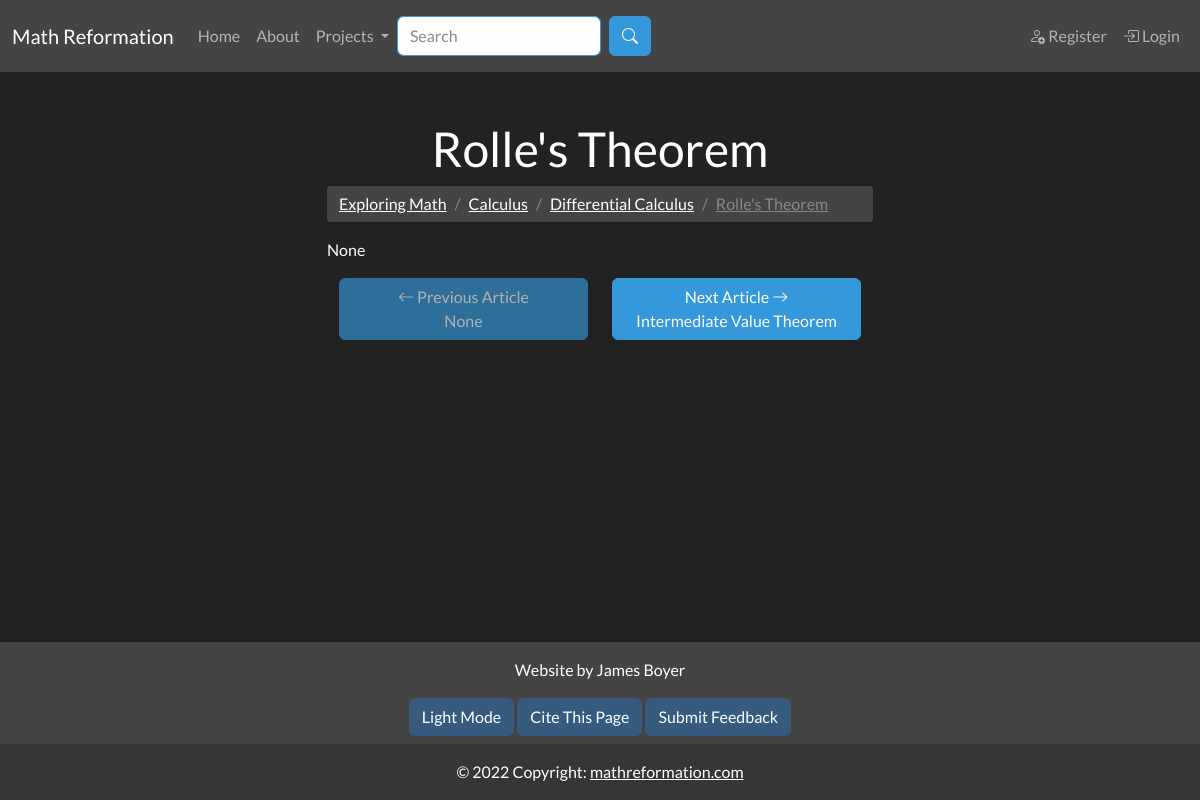
/rolles_theorem, run on the app's committed database.
### app/models.py (models this page shows, shortened)
class SearchableMixin(object):
    @classmethod
    def search(cls, expression, page, per_page):
        ids, scores, total = query_index(cls.__tablename__, expression, page, per_page)
        if total == 0:
            return cls.query.filter_by(id=0), [], 0
        when = []
        for i in range(len(ids)):
            when.append((ids[i], i))
        return cls.query.filter(cls.id.in_(ids)).order_by( db.case(when, value=cls.id)), scores, total

class Document(SearchableMixin, db.Model):
    __tablename__ = "document"
    __searchable__ = ["body_main", "name"]
    id = db.Column(db.Integer, primary_key=True)
    name = db.Column(db.String(50), nullable=False, unique=False)
    path = db.Column(db.String(250), unique=True, nullable=False)
    body_main = db.Column(db.String(), index=True)
    body_draft = db.Column(db.String(), index=True)
    date_added = db.Column(db.DateTime, nullable=False,
        default=datetime.utcnow)
    header = db.Column(db.String(), index=True)
    order = db.Column(db.Integer())
    is_visible = db.Column(db.Boolean())
    document_type = db.Column(db.String(10), index=True)
    user_id = db.Column(db.Integer, db.ForeignKey('user.id'))
    prev_page_id = db.Column(db.Integer(), db.ForeignKey("document.id"))
    next_page = db.relationship("Document", backref=backref("prev_page", remote_side=[id]), uselist=False, foreign_keys=[prev_page_id])
    parent_id = db.Column(db.Integer(), db.ForeignKey("document.id"))
    children = db.relationship("Document", backref=backref("parent", remote_side=[id]), foreign_keys=[parent_id])

### app/main/routes.py (the view, shortened to what this page needs)
@bp.route("/<path>", methods=["GET", "POST"])
def document_page(path):
    form = BookmarkDocumentForm()
    document = db.first_or_404(Document.query.filter_by(path=path))
    if document.document_type == "special":
        abort(404)
    if current_user.is_authenticated:
        user = User.query.get(current_user.get_id())
        if user.has_bookmarked_document(document):
            form.submit.label.text = "Unbookmark " + document.document_type.capitalize()
        else:
            form.submit.label.text = "Bookmark " + document.document_type.capitalize()
    else:
        user = None
    breadcrumb_links = []
    if document.document_type != "book":
        doc = document
        while True:
            breadcrumb_links.append({"name":doc.name, "path":doc.path})
            doc = doc.parent
            if doc == None:
                break
        breadcrumb_links = breadcrumb_links[::-1]
    content = {}
    content["breadcrumb_links"] = breadcrumb_links
    content["document"] = document
    content["form"] = form
    content["user"] = user
    return render_template('main/document.html', **content, title=document.name)

### app/main/forms.py
class SearchForm(FlaskForm):
    q = StringField("Search", validators=[DataRequired()])
    submit = SubmitField("Search")
    def __init__(self, *args, **kwargs):
        if 'formdata' not in kwargs:
            kwargs['formdata'] = request.args
        if 'csrf_enabled' not in kwargs:
            kwargs['csrf_enabled'] = False
        super(SearchForm, self).__init__(*args, **kwargs)

class BookmarkDocumentForm(FlaskForm):
    submit = SubmitField("Submit")

### MathReformationWebsite.py (called while the page is built)
@app.context_processor
def add_imports():
    return dict(admin_permission=admin_permission, author_permission=author_permission, editor_permission=editor_permission, g=g)

### app/main/routes.py (called while the page is built)
@bp.before_app_request
def before_request():
    g.search_form = SearchForm(meta={'csrf': False})
    if g.search_form.validate():
        print("here")

### app/templates/main/document.html (shortened to what this page needs)
{% extends "base.html" %}
{% from 'macros/general_macros.html' import page_navigation %}
{% block content %}
<h1 class="text-center">{{ document.name }}</h1>
{% if breadcrumb_links != [] %}
<ul class="breadcrumb">
    {% for link in breadcrumb_links %}
    <a class="breadcrumb-item {% if loop.last %}active{% endif %}" href="{{ url_for('main.document_page', path=link['path']) }}">
            {{ link['name'] }}
    </a>
    {% endfor %}
</ul>
{% endif %}
{{ document.body_main | safe }}
{{ page_navigation(next_page=document.next_page, prev_page=document.prev_page)}}
{% endblock %}
{% block citation %}
{{ citation_info(page_type="Document", page_name=document.name) }}
{% endblock %}

### app/templates/macros/general_macros.html
{% macro citation_info(page_type, page_name) -%}
{% if page_name == "Citation" %}
{{ url_for('main.citation',
            page_type=page_type,
            page_name=page_name,
            page_url="citation") }}
{% else %}
{{ url_for('main.citation',
            page_type=page_type,
            page_name=page_name,
            page_url=request.path[1:].replace("/", "%2F")) }}
{% endif %}
{%- endmacro %}
{% macro page_navigation(next_page, prev_page) -%}
{% if next_page != None or prev_page != None %}
<div class="container text-center mt-3 mb-5">
    <div class="row align-items-start">
      <div class="col d-flex flex-column">
          {% if prev_page %}
          <a href="{{ prev_page.path }}" class="btn btn-info" role="button">
              <i class="bi bi-arrow-left"></i> Previous {{prev_page.document_type.capitalize()}}<br>
              {{prev_page.name}}
          </a>
          {% else %}
          <a href="#" class="btn btn-info disabled" role="button">
              <i class="bi bi-arrow-left"></i> Previous {{next_page.document_type.capitalize()}}<br>
              None
          </a>
          {% endif %}    </div>
      <div class="col d-flex flex-column">
          {% if next_page %}
          <a href="{{ next_page.path }}" class="btn btn-info" role="button">
              Next {{next_page.document_type.capitalize()}} <i class="bi bi-arrow-right"></i><br>
              {{next_page.name}}
          </a>
          {% else %}
          <a href="#" class="btn btn-info disabled" role="button">
              Next {{prev_page.document_type.capitalize()}} <i class="bi bi-arrow-right"></i><br>
              None
          </a>
          {% endif %}
        </div>
  </div>
</div>
{% endif %}
{%- endmacro %}

### data on the page
Document: name "Rolle's Theorem", body_main "None"
Document: name "Exploring Math"
Document: name "Calculus"
Document: name "Differential Calculus"
Document: document_type "Article", name "Intermediate Value Theorem"
